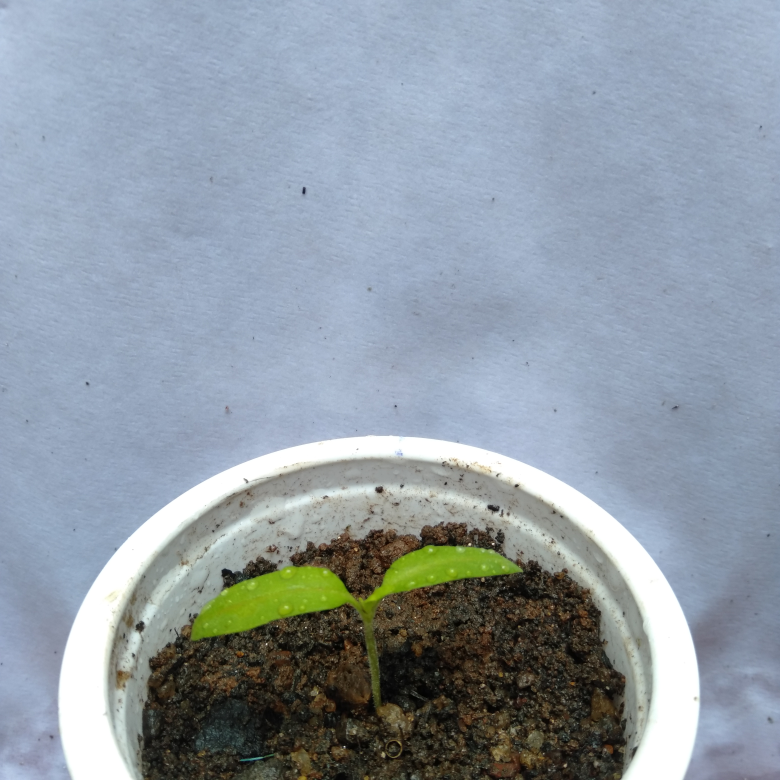
#> input picture FinalReport/PlantSelected/NoControls/01_Morning.jpg, 3120 x 3120 px (shown at 1/4 size); its folder holds only this picture in this run
$ jupyter execute --allow-errors leafArea.ipynb
#> lines starting #> are read from the running program, lines starting #| are printed output that depends on the picture; after the words box and inside, x2 and y2 are one past the last pixel; in counts of white or black regions, pixels touching at a corner belong together
[cell 1]
import cv2
import numpy as np
import matplotlib.pyplot as plt
import os


folder_path = "PlantSelected/NoControls"


image_files = [f for f in os.listdir(folder_path) if f.endswith(('.jpg', '.png', '.jpeg'))]

def measure_leaf_area(image_path):
    """
    Measure total green leaf area in an image using HSV segmentation and contour analysis.
    """
#> called with image_path = 'PlantSelected/NoControls/01_Morning.jpg'

    image = cv2.imread(image_path)
#> image is the input picture: shape (3120, 3120, 3); mean B, G, R 164.9, 154.5, 143.7

    if image is None:
        print(f"Could not read image: {image_path}")
        return 0


    hsv = cv2.cvtColor(image, cv2.COLOR_BGR2HSV)
#> hsv: shape (3120, 3120, 3); mean H, S, V 84.7, 55.2, 170.9


    lower_green = np.array([30, 40, 40])  # Lowering hue, saturation, and value
    upper_green = np.array([90, 255, 255])  # Raising hue to capture more green shades


    mask = cv2.inRange(hsv, lower_green, upper_green)
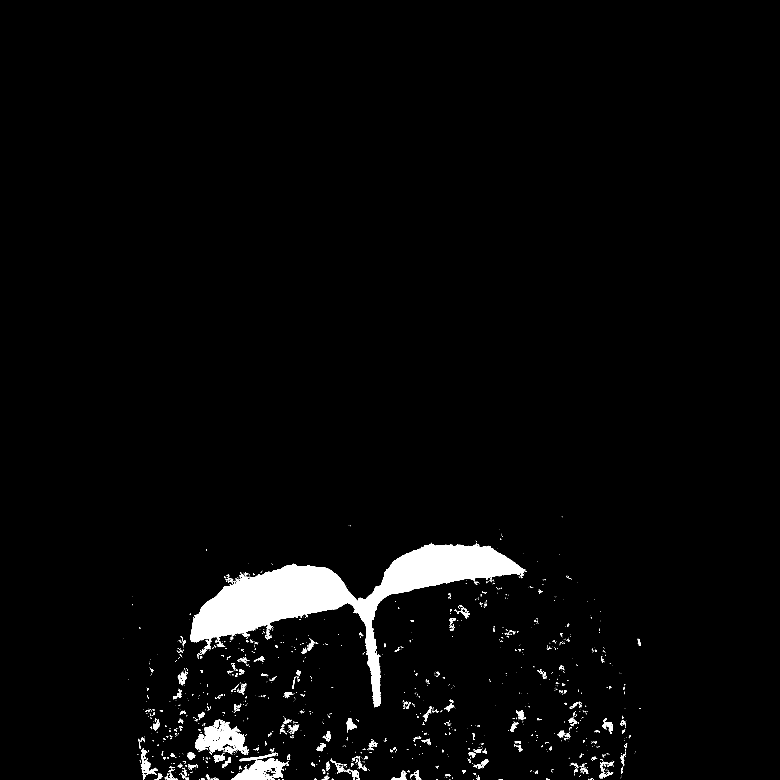
#> mask: shape (3120, 3120) (shown at 1/4 size); 2.8% white; 2107 white regions (1797 under 20 px), largest, box (x1, y1, x2, y2) and area: (761, 2174, 2102, 2830) 203779, (780, 2879, 996, 3018) 12706, (925, 3032, 1142, 3120) 9550


    small_kernel = np.ones((3, 3), np.uint8)  # Used for opening
    large_kernel = np.ones((5, 5), np.uint8)  # Used for closing

    opening = cv2.morphologyEx(mask, cv2.MORPH_OPEN, small_kernel, iterations=2)
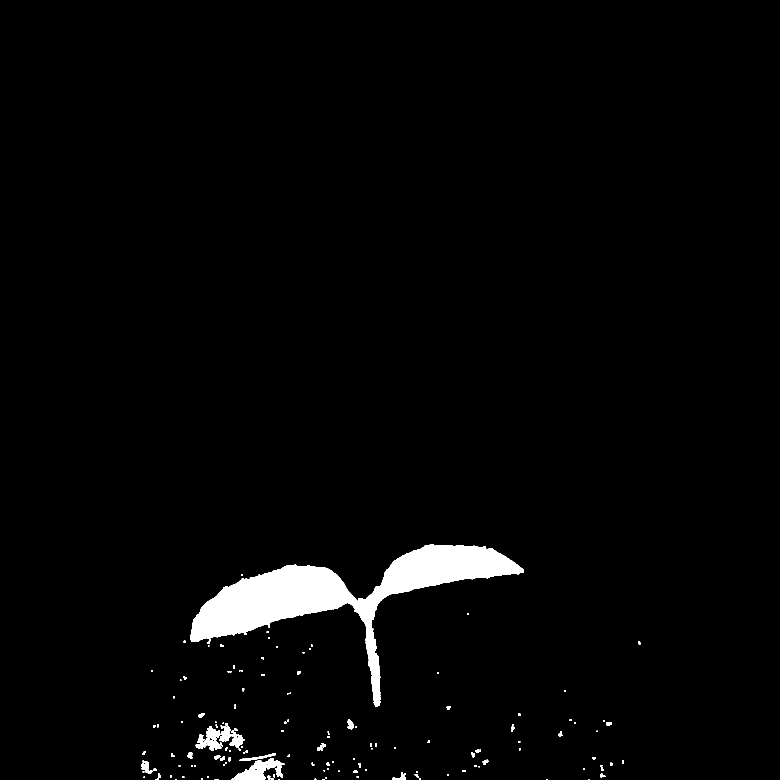
#> opening: shape (3120, 3120) (shown at 1/4 size); 2.4% white; 164 white regions (2 under 20 px), largest, box (x1, y1, x2, y2) and area: (761, 2177, 2095, 2827) 200946, (925, 3033, 1130, 3120) 8293, (783, 2904, 882, 3002) 4474
    closing = cv2.morphologyEx(opening, cv2.MORPH_CLOSE, large_kernel, iterations=3)
#> closing: shape (3120, 3120); 2.5% white; 98 white regions (2 under 20 px)


    contours, _ = cv2.findContours(closing, cv2.RETR_EXTERNAL, cv2.CHAIN_APPROX_SIMPLE)
#> contours = 98 contours, 9 with area under 20; largest, box (x1, y1, x2, y2) and area: (761, 2177, 2095, 2827) 199916, (925, 3015, 1137, 3120) 12769, (783, 2887, 979, 3002) 11572, (566, 3043, 627, 3094) 1381, (1568, 3090, 1624, 3120) 784


    min_contour_area = 1490
    leaf_area = 0
    result_img = image.copy()

    for contour in contours:
        area = cv2.contourArea(contour)
        if area > min_contour_area:
            leaf_area += area
            cv2.drawContours(result_img, [contour], -1, (0, 255, 0), 2)
#> this loop made 98 passes
#> (area, leaf_area) on passes 42, 64, 98: (12769, 12769), (11571.5, 24340.5), (199916, 224256.5)
#> area on passes 3, 5, 8, 9, 13, 14: 37.5, 22, 49, 70.5, 39, 40.5
#> after the loop, leaf_area = 224256.5


    cv2.putText(result_img, f'Leaf area: {int(leaf_area)} px^2',
                (10, 30), cv2.FONT_HERSHEY_SIMPLEX, 0.8, (0, 0, 255), 2)


    result_filename = "area_result_" + os.path.basename(image_path)
    cv2.imwrite(result_filename, result_img)

    return int(leaf_area)


leaf_areas = {}
for image_file in image_files:
    full_path = os.path.join(folder_path, image_file)
    leaf_areas[image_file] = measure_leaf_area(full_path)
    print(f"{image_file}: {leaf_areas[image_file]} px^2 of leaf area")
#| 01_Morning.jpg: 224256 px^2 of leaf area


plt.figure(figsize=(10, 5))
plt.bar(leaf_areas.keys(), leaf_areas.values(), color='green')
plt.xlabel("Image File")
plt.ylabel("Leaf Area (pixels^2)")
plt.title("Leaf Area Per Image For No-Control")
plt.xticks(rotation=45, ha='right')
plt.tight_layout()
plt.savefig('leaf_area_graph.png')
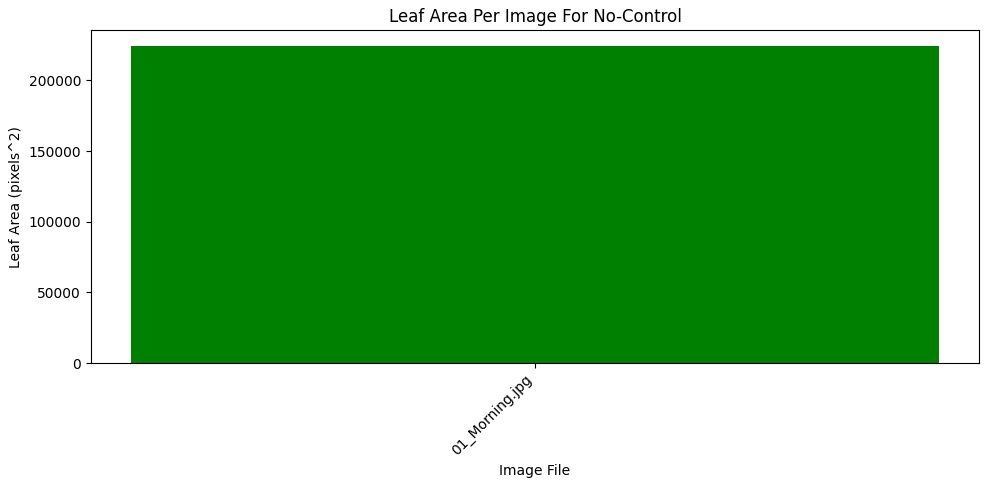
#> figure drawn by matplotlib, 1 panel
plt.show()

print("Leaf area measurement complete. Results saved.")

$ run again, on FinalReport/PlantSelected/NoControls/05_Morning.jpg
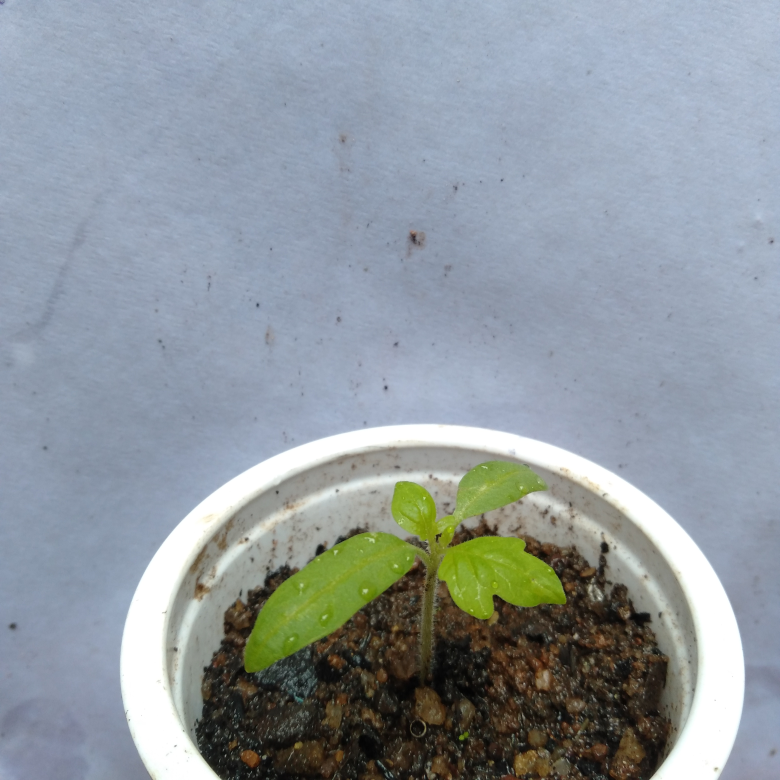
#> input picture FinalReport/PlantSelected/NoControls/05_Morning.jpg, 3120 x 3120 px (shown at 1/4 size)
#> in measure_leaf_area, image is the input picture: shape (3120, 3120, 3); mean B, G, R 158.6, 152.3, 143.6
#> hsv: shape (3120, 3120, 3); mean H, S, V 83.5, 52.4, 166.7
#> in measure_leaf_area, `mask = cv2.inRange(hsv, lower_green, upper_green)`:
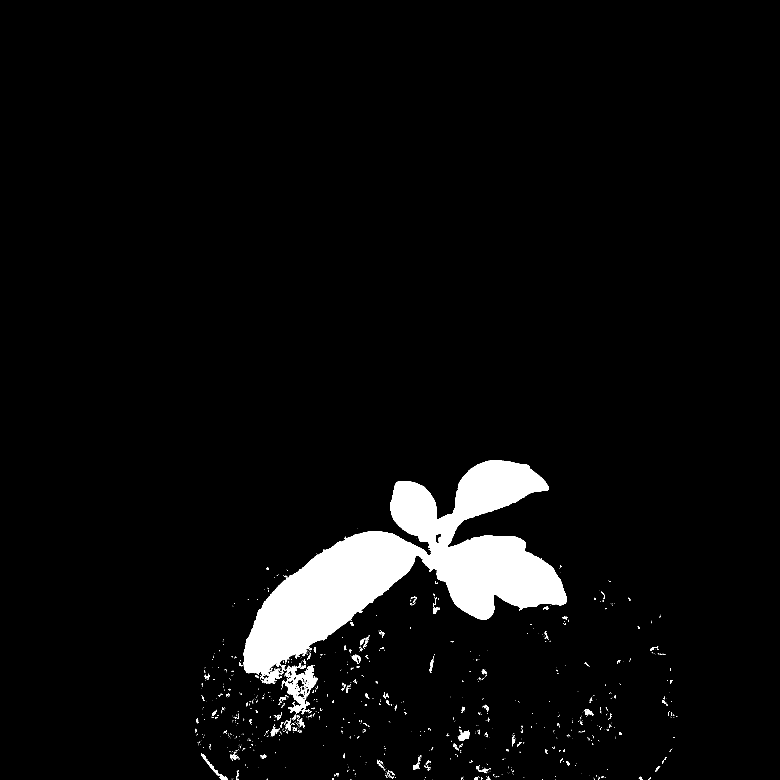
#> mask: shape (3120, 3120) (shown at 1/4 size); 4.5% white; 1502 white regions (1311 under 20 px), largest, box (x1, y1, x2, y2) and area: (975, 1840, 2266, 2717) 411199, (1139, 2650, 1270, 2857) 9317, (1054, 2673, 1135, 2735) 1637
#> opening: shape (3120, 3120); 4.3% white; 91 white regions (1 under 20 px), largest, box (x1, y1, x2, y2) and area: (975, 1841, 2266, 2693) 409586, (1149, 2745, 1236, 2848) 2489, (1835, 2925, 1877, 2963) 1033
#> closing: shape (3120, 3120); 4.4% white; 57 white regions (1 under 20 px)
#> contours = 57 contours, 12 with area under 20; largest, box (x1, y1, x2, y2) and area: (959, 1841, 2266, 2728) 410043, (1143, 2666, 1263, 2851) 8162, (1835, 2925, 1877, 2963) 974, (1732, 2432, 1760, 2454) 328, (882, 3101, 905, 3120) 266
#> the loop in measure_leaf_area, `for contour in contours:` made 57 passes
#> (area, leaf_area) on passes 40, 57: (8161.5, 8161.5), (410043, 418204.5)
#> after the loop in measure_leaf_area, `for contour in contours:`: leaf_area = 418204.5
#| 05_Morning.jpg: 418204 px^2 of leaf area
#> `plt.savefig('leaf_area_graph.png')`:
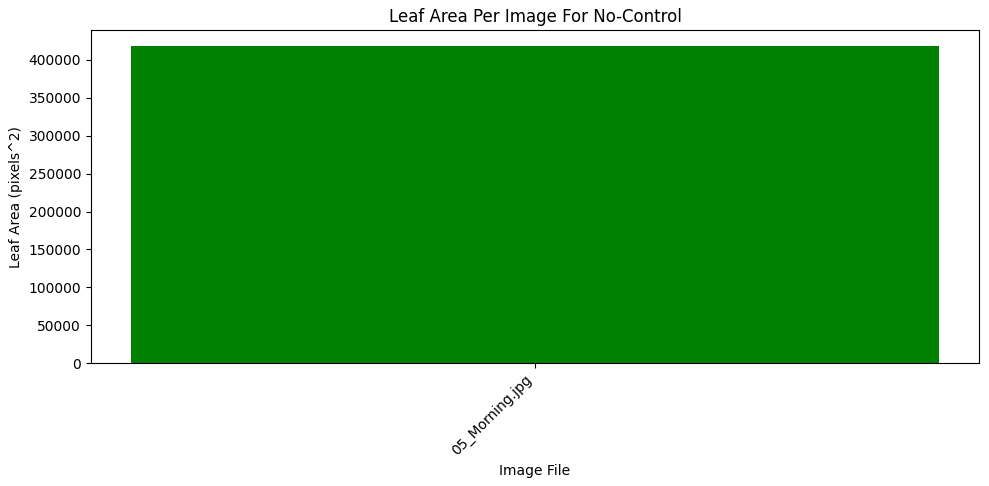
#> figure drawn by matplotlib, 1 panel

$ run again, on FinalReport/PlantSelected/NoControls/06_Morning.jpg
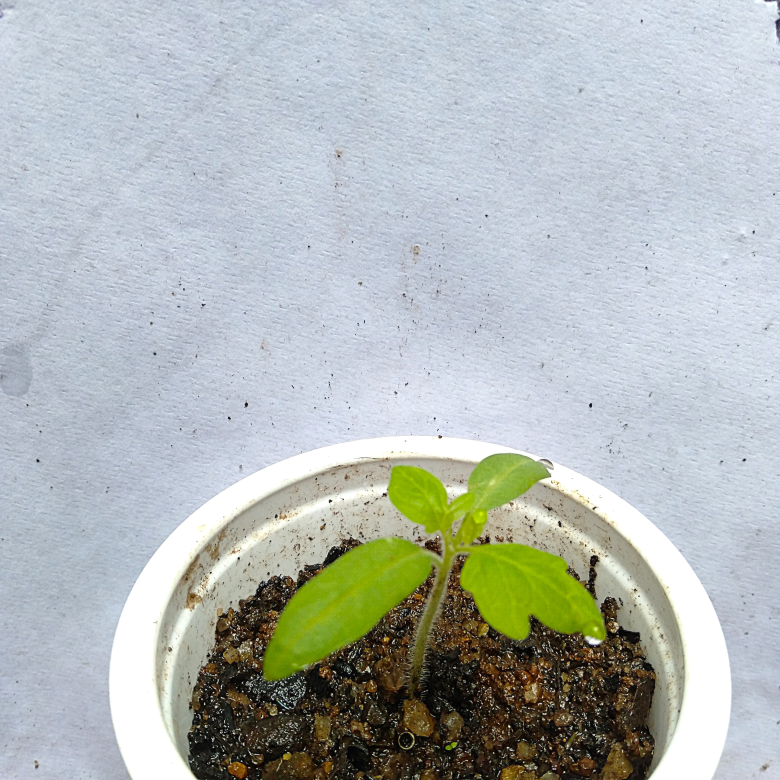
#> input picture FinalReport/PlantSelected/NoControls/06_Morning.jpg, 3120 x 3120 px (shown at 1/4 size)
#> in measure_leaf_area, image is the input picture: shape (3120, 3120, 3); mean B, G, R 182.5, 184.6, 177.9
#> hsv: shape (3120, 3120, 3); mean H, S, V 83.2, 48.1, 194.8
#> in measure_leaf_area, `mask = cv2.inRange(hsv, lower_green, upper_green)`:
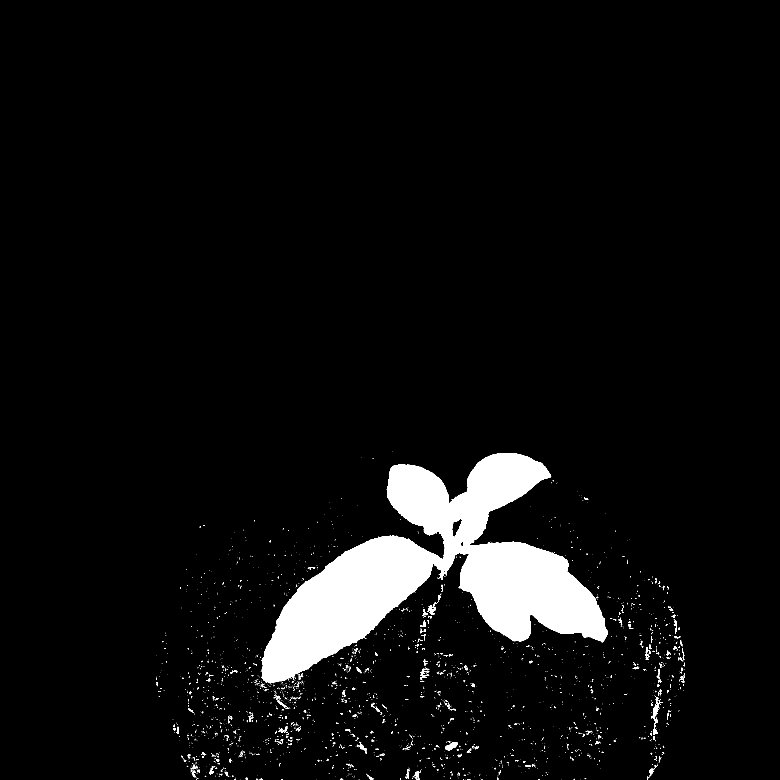
#> mask: shape (3120, 3120) (shown at 1/4 size); 5.3% white; 3416 white regions (3147 under 20 px), largest, box (x1, y1, x2, y2) and area: (1044, 1812, 2430, 2731) 493062, (2605, 2788, 2646, 2912) 1208, (1780, 2968, 1830, 3003) 926
#> opening: shape (3120, 3120); 5.1% white; 52 white regions, largest, box (x1, y1, x2, y2) and area: (1048, 1812, 2429, 2729) 491730, (1782, 2968, 1830, 3000) 894, (1713, 2422, 1744, 2460) 518
#> closing: shape (3120, 3120); 5.1% white; 39 white regions
#> contours = 39 contours, 9 with area under 20; largest, box (x1, y1, x2, y2) and area: (1048, 1812, 2429, 2729) 492088, (2610, 2790, 2634, 2890) 966, (1782, 2968, 1830, 3000) 834, (1713, 2411, 1744, 2460) 826, (1683, 2486, 1702, 2541) 400
#> the loop in measure_leaf_area, `for contour in contours:` made 39 passes
#> (area, leaf_area) on pass 39: (492088, 492088)
#> after the loop in measure_leaf_area, `for contour in contours:`: leaf_area = 492088
#| 06_Morning.jpg: 492088 px^2 of leaf area
#> `plt.savefig('leaf_area_graph.png')`:
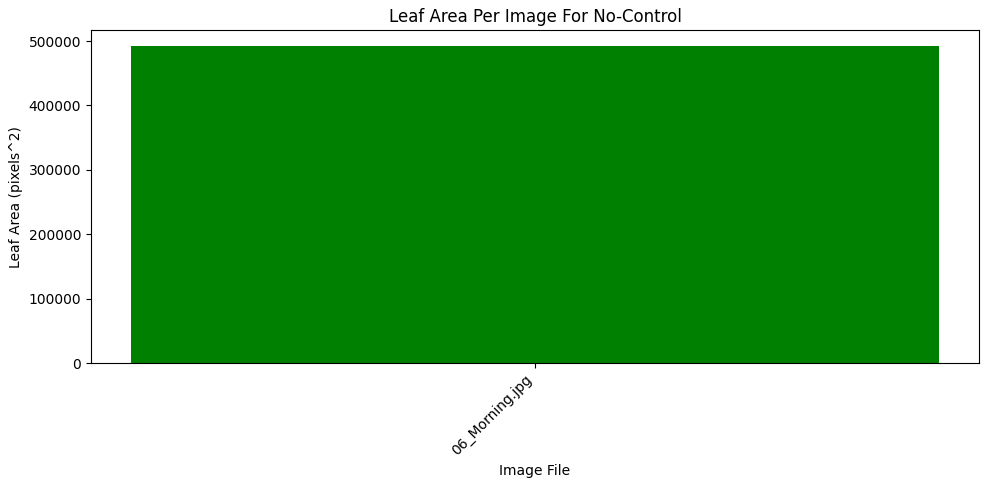
#> figure drawn by matplotlib, 1 panel

$ run again, on FinalReport/PlantSelected/NoControls/02_Morning.jpg
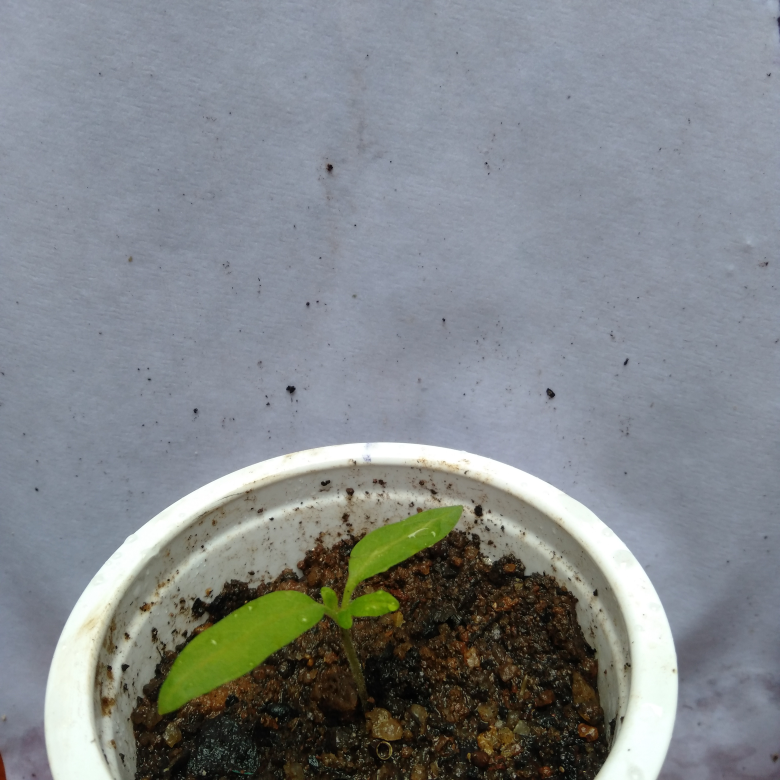
#> input picture FinalReport/PlantSelected/NoControls/02_Morning.jpg, 3120 x 3120 px (shown at 1/4 size)
#> in measure_leaf_area, image is the input picture: shape (3120, 3120, 3); mean B, G, R 137, 134, 129.5
#> hsv: shape (3120, 3120, 3); mean H, S, V 86.6, 49.6, 144.6
#> in measure_leaf_area, `mask = cv2.inRange(hsv, lower_green, upper_green)`:
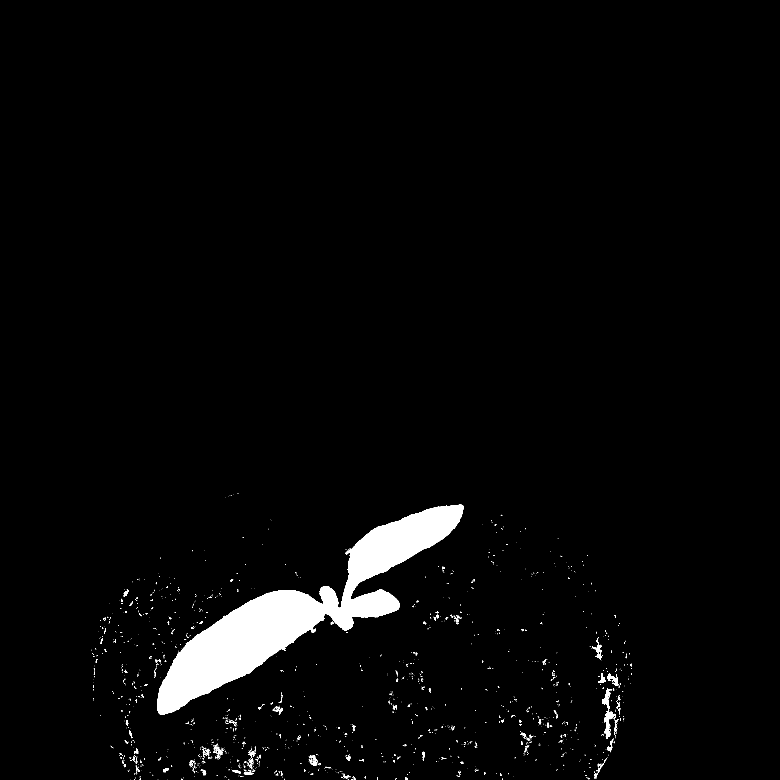
#> mask: shape (3120, 3120) (shown at 1/4 size); 2.8% white; 2250 white regions (2076 under 20 px), largest, box (x1, y1, x2, y2) and area: (628, 2019, 1855, 2859) 248757, (2408, 2752, 2464, 2954) 3076, (2368, 2552, 2408, 2638) 919
#> opening: shape (3120, 3120); 2.6% white; 32 white regions, largest, box (x1, y1, x2, y2) and area: (628, 2019, 1854, 2858) 248229, (2417, 2852, 2453, 2954) 1564, (2408, 2756, 2440, 2828) 1031
#> closing: shape (3120, 3120); 2.6% white; 27 white regions
#> contours = 27 contours, 2 with area under 20; largest, box (x1, y1, x2, y2) and area: (628, 2019, 1854, 2858) 246746, (2417, 2852, 2453, 2954) 1572, (2394, 2694, 2471, 2742) 1330, (2408, 2756, 2440, 2828) 955, (2373, 2580, 2398, 2602) 242
#> the loop in measure_leaf_area, `for contour in contours:` made 27 passes
#> (area, leaf_area) on passes 16, 27: (1571.5, 1571.5), (246745.5, 248317)
#> after the loop in measure_leaf_area, `for contour in contours:`: leaf_area = 248317
#| 02_Morning.jpg: 248317 px^2 of leaf area
#> `plt.savefig('leaf_area_graph.png')`:
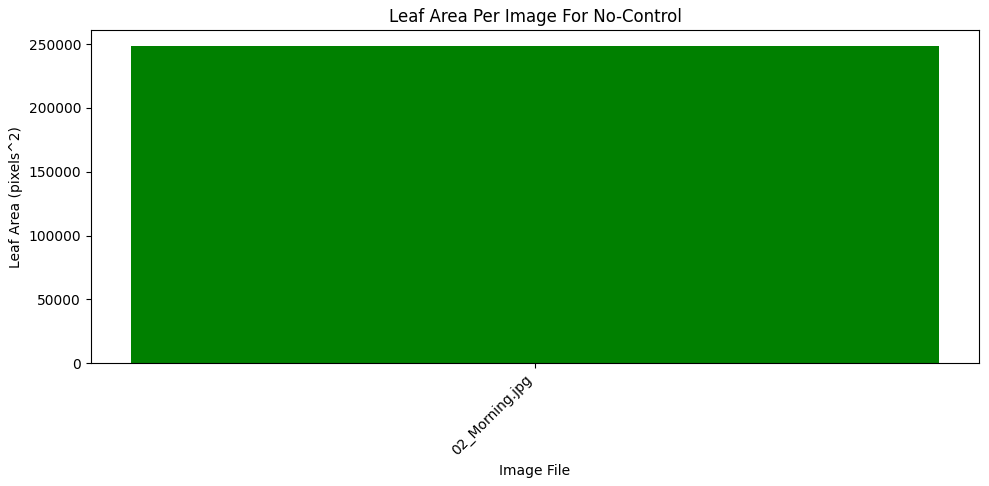
#> figure drawn by matplotlib, 1 panel
